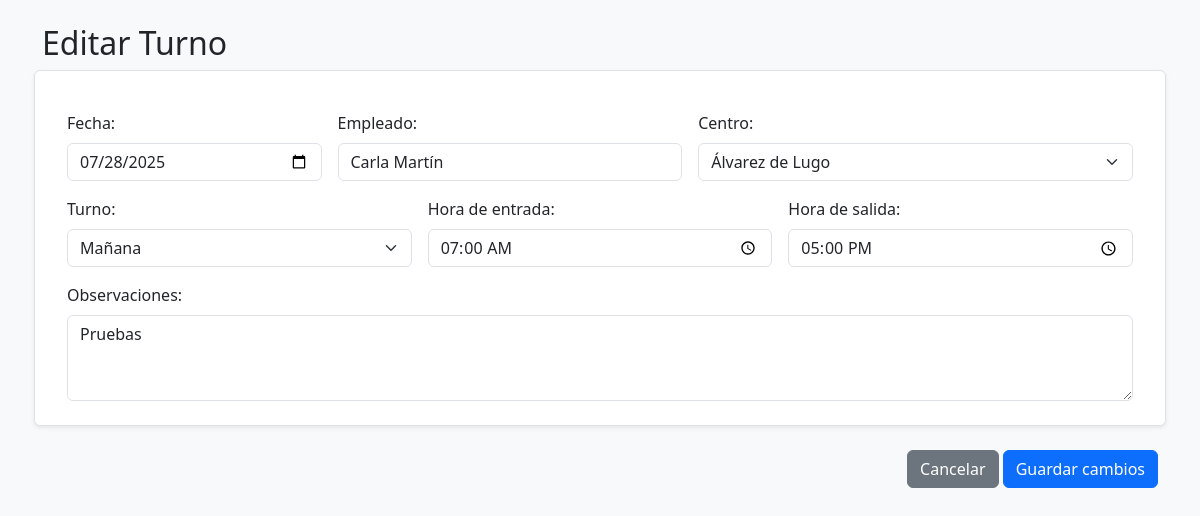
Screenshot of /editar_turno/13 (signed in) with the database file from the repository.
### tables this page shows
CREATE TABLE turnos (
    id INTEGER PRIMARY KEY AUTOINCREMENT,
    fecha TEXT NOT NULL,
    empleado TEXT NOT NULL,
    centro TEXT NOT NULL,
    turno TEXT NOT NULL,
    hora_entrada TEXT NOT NULL,
    hora_salida TEXT NOT NULL,
    observaciones TEXT
, dni TEXT);

### main.py (the view)
@app.route('/editar_turno/<int:id>', methods=['GET'])
def editar_turno(id):
    if 'usuario' not in session:
        return redirect('/login')
    conn = sqlite3.connect('turnos.db')
    conn.row_factory = sqlite3.Row
    cursor = conn.cursor()
    cursor.execute("SELECT * FROM turnos WHERE id = ?", (id,))
    turno = cursor.fetchone()
    conn.close()
    if turno:
        return render_template('editar_turno.html', turno=turno)
    else:
        return "Turno no encontrado", 404

### templates/editar_turno.html (shortened to what this page needs)
<!DOCTYPE html>
<html lang="es">
<head>
    <link href="https://cdn.jsdelivr.net/npm/bootstrap@5.3.0/dist/css/bootstrap.min.css" rel="stylesheet">
</head>
<body class="bg-light py-4">
<div class="container">
    <h2 class="mb-4">Editar Turno</h2>
    <form method="POST" action="/actualizar_turno/{{ turno['id'] }}">
        <div class="row g-3 bg-white p-4 border rounded shadow-sm">
            <div class="col-md-3">
                <label class="form-label">Fecha:</label>
                <input type="date" name="fecha" class="form-control" value="{{ turno['fecha'] }}" required>
            </div>
            <div class="col-md-4">
                <label class="form-label">Empleado:</label>
                <input type="text" name="empleado" class="form-control" value="{{ turno['empleado'] }}" required>
            </div>
            <div class="col-md-5">
                <label class="form-label">Centro:</label>
                <select name="centro" class="form-select" required>
                    <option value="ALVAREZ DE LUGO" {% if turno['centro'] == 'ALVAREZ DE LUGO' %}selected{% endif %}>Álvarez de Lugo</option>
                </select>
            </div>
            <div class="col-md-4">
                <label class="form-label">Turno:</label>
                <select name="turno" id="turno" class="form-select" required>
                    <option value="Mañana" {% if turno['turno'] == 'Mañana' %}selected{% endif %}>Mañana</option>
                </select>
            </div>
            <div class="col-md-4">
                <label class="form-label">Hora de entrada:</label>
                <input type="time" name="hora_entrada" id="hora_entrada" class="form-control" value="{{ turno['hora_entrada'] }}" required>
            </div>
            <div class="col-md-4">
                <label class="form-label">Hora de salida:</label>
                <input type="time" name="hora_salida" id="hora_salida" class="form-control" value="{{ turno['hora_salida'] }}" required>
            </div>
            <div class="col-md-12">
                <label class="form-label">Observaciones:</label>
                <textarea name="observaciones" class="form-control" rows="3">{{ turno['observaciones'] or '' }}</textarea>
            </div>
        </div>
        <div class="mt-4 text-end">
            <a href="/panel_turnos" class="btn btn-secondary">Cancelar</a>
            <button type="submit" class="btn btn-primary">Guardar cambios</button>
        </div>
    </form>
</div>
</body>
</html>

### rows the page displays
turnos: fecha "07/28/2025", empleado "Carla Martín", centro "Álvarez de Lugo", turno "Mañana", hora_entrada "07:00", hora_salida "17:00", observaciones "Pruebas"
